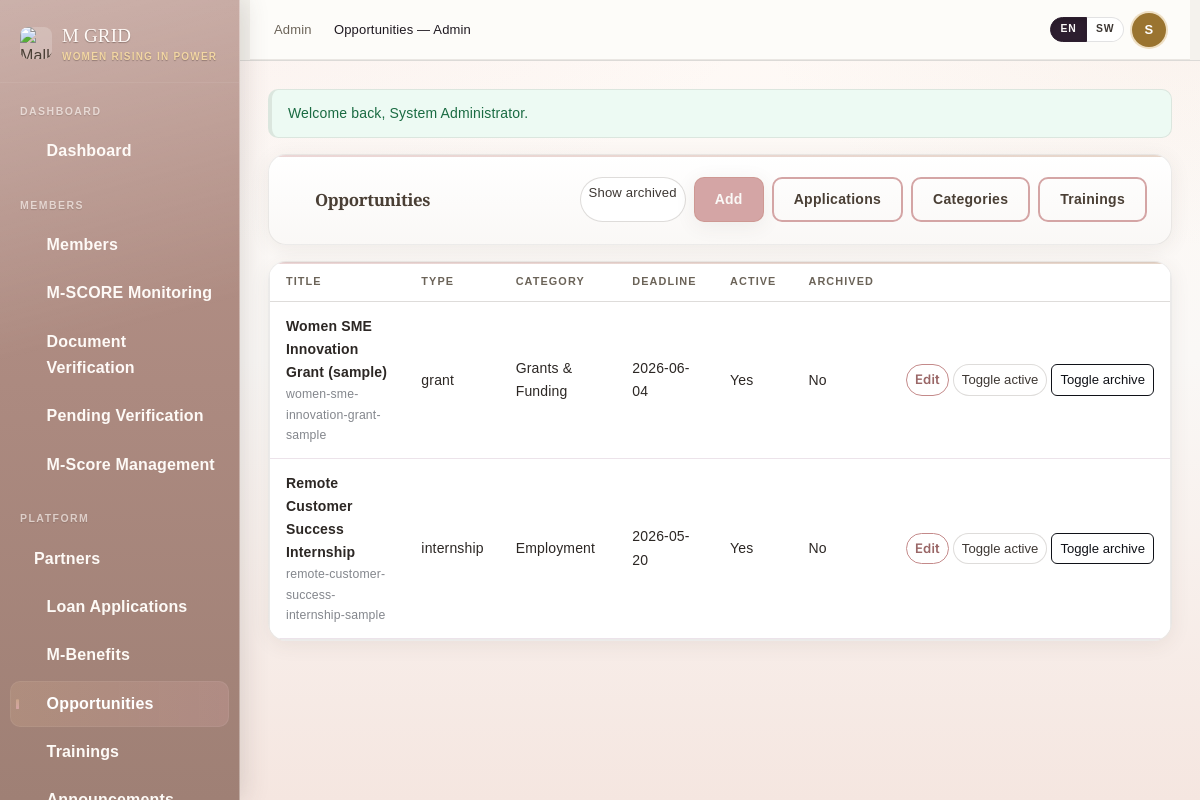
Page /admin/admin_opportunities.php (signed in) on the committed database.
### tables this page shows
CREATE TABLE IF NOT EXISTS opportunities (
  id INT UNSIGNED NOT NULL AUTO_INCREMENT PRIMARY KEY,
  category_id INT UNSIGNED NOT NULL,
  title VARCHAR(220) NOT NULL,
  slug VARCHAR(120) NOT NULL,
  opportunity_type ENUM(
    'grant','job','internship','fellowship','accelerator','tender','webinar','workshop','training_program','other'
  ) NOT NULL DEFAULT 'other',
  provider_name VARCHAR(200) NOT NULL,
  description TEXT NOT NULL,
  requirements TEXT NULL,
  start_date DATE NULL,
  end_date DATE NULL,
  deadline DATE NULL,
  location VARCHAR(240) NULL,
  format ENUM('physical','online','hybrid','unspecified') NOT NULL DEFAULT 'unspecified',
  external_link VARCHAR(500) NULL,
  application_method TEXT NULL,
  apply_internal TINYINT(1) NOT NULL DEFAULT 1,
  is_active TINYINT(1) NOT NULL DEFAULT 1,
  is_archived TINYINT(1) NOT NULL DEFAULT 0,
  created_at DATETIME NOT NULL DEFAULT CURRENT_TIMESTAMP,
  updated_at DATETIME NOT NULL DEFAULT CURRENT_TIMESTAMP ON UPDATE CURRENT_TIMESTAMP,
  UNIQUE KEY uq_opportunities_slug (slug),
  KEY idx_opp_type (opportunity_type),
  KEY idx_opp_deadline (deadline),
  KEY idx_opp_active_arch (is_active, is_archived),
  CONSTRAINT fk_opportunities_category FOREIGN KEY (category_id) REFERENCES opportunity_categories (id)
    ON DELETE RESTRICT ON UPDATE CASCADE
);

CREATE TABLE IF NOT EXISTS opportunity_categories (
  id INT UNSIGNED NOT NULL AUTO_INCREMENT PRIMARY KEY,
  name VARCHAR(160) NOT NULL,
  slug VARCHAR(80) NOT NULL,
  sort_order INT NOT NULL DEFAULT 10,
  is_active TINYINT(1) NOT NULL DEFAULT 1,
  created_at DATETIME NOT NULL DEFAULT CURRENT_TIMESTAMP,
  updated_at DATETIME NOT NULL DEFAULT CURRENT_TIMESTAMP ON UPDATE CURRENT_TIMESTAMP,
  UNIQUE KEY uq_opp_cat_slug (slug),
  KEY idx_opp_cat_active (is_active, sort_order)
);

### includes/functions.php (called while the page is built, shortened)
<?php
function e(?string $value): string
{
    return htmlspecialchars((string) $value, ENT_QUOTES | ENT_SUBSTITUTE, 'UTF-8');
}
function url(string $path): string
{
    $path = ltrim($path, '/');
    if (MGRID_URL === '') {
        return '/' . $path;
    }
    return MGRID_URL . '/' . $path;
}
function flash_get(string $key): ?string
{
    if (!isset($_SESSION['_flash'][$key])) {
        return null;
    }
    $m = (string) $_SESSION['_flash'][$key];
    return $m;
}

### includes/mscore_engine.php (called while the page is built, shortened)
<?php
function mscore_table_exists(PDO $pdo, string $table): bool
{
    $safe = $pdo->quote($table);
    $sql = 'SHOW TABLES LIKE ' . $safe;
    $st = $pdo->query($sql);
    return (bool) ($st ? $st->fetchColumn() : false);
}

### includes/opportunities_helper.php (called while the page is built, shortened)
<?php
function opportunities_module_ready(PDO $pdo): bool
{
    return mscore_table_exists($pdo, 'opportunities');
}

### admin/admin_opportunities.php (the view, shortened to what this page needs)
<?php
$pdo = db();
$ready = opportunities_module_ready($pdo);
$showAll = ($_GET['all'] ?? '') === '1';
$rows = [];
if ($ready) {
    $sql = '
        SELECT o.*, c.name AS category_name
        FROM opportunities o
        INNER JOIN opportunity_categories c ON c.id = o.category_id
    ';
    if (!$showAll) {
        $sql .= ' WHERE o.is_archived = 0';
    }
    $sql .= ' ORDER BY o.updated_at DESC LIMIT 200';
    $rows = $pdo->query($sql)->fetchAll() ?: [];
}
?>
<?php if ($msg = flash_get('success')): ?><div class="mgrid-alert mgrid-alert-success"><?= e($msg) ?></div><?php endif; ?>
<div class="mgrid-card mb-3">
  <div class="mgrid-card-body d-flex flex-wrap justify-content-between gap-2">
    <h1 class="mgrid-card-title mb-0"><i class="ti ti-briefcase"></i> Opportunities</h1>
    <div class="d-flex flex-wrap gap-2">
      <a class="btn btn-outline-secondary btn-sm" href="<?= e(url('admin/admin_opportunities.php?all=' . ($showAll ? '0' : '1'))) ?>"><?= $showAll ? 'Hide archived' : 'Show archived' ?></a>
      <a class="btn-mgrid btn-mgrid-primary btn-sm" href="<?= e(url('admin/add_opportunity.php')) ?>">Add</a>
      <a class="btn-mgrid btn-mgrid-outline btn-sm" href="<?= e(url('admin/admin_applications.php')) ?>">Applications</a>
      <a class="btn-mgrid btn-mgrid-outline btn-sm" href="<?= e(url('admin/manage_opportunity_categories.php')) ?>">Categories</a>
      <a class="btn-mgrid btn-mgrid-outline btn-sm" href="<?= e(url('admin/admin_trainings.php')) ?>">Trainings</a>
    </div>
  </div>
</div>
<?php if (!$ready): ?>
  <div class="mgrid-alert mgrid-alert-danger">Import SQL schema first.</div>
<?php else: ?>
  <div class="mgrid-card">
    <div class="mgrid-card-body p-0">
      <div class="table-responsive">
        <table class="mgrid-table mb-0">
          <thead><tr><th>Title</th><th>Type</th><th>Category</th><th>Deadline</th><th>Active</th><th>Archived</th><th></th></tr></thead>
          <tbody>
            <?php foreach ($rows as $o): ?>
              <tr>
                <td><strong><?= e((string) $o['title']) ?></strong><div class="small text-muted"><?= e((string) $o['slug']) ?></div></td>
                <td><?= e((string) $o['opportunity_type']) ?></td>
                <td><?= e((string) $o['category_name']) ?></td>
                <td><?= e((string) ($o['deadline'] ?? '—')) ?></td>
                <td><?= (int) $o['is_active'] ? 'Yes' : 'No' ?></td>
                <td><?= (int) $o['is_archived'] ? 'Yes' : 'No' ?></td>
                <td class="text-nowrap">
                  <a class="btn btn-sm btn-outline-primary" href="<?= e(url('admin/edit_opportunity.php?id=' . (int) $o['id'])) ?>">Edit</a>
                  <form method="post" class="d-inline">
                    <button class="btn btn-sm btn-outline-secondary" type="submit">Toggle active</button>
                  </form>
                  <form method="post" class="d-inline">
                    <button class="btn btn-sm btn-outline-dark" type="submit">Toggle archive</button>
                  </form>
                </td>
              </tr>
            <?php endforeach; ?>
          </tbody>
        </table>
      </div>
    </div>
  </div>
<?php endif; ?>

### assets/css/mgrid-theme.css (style rules this page uses)
:root { --mgrid-gold-50: #fff7ea; --mgrid-gold-100: #f9e7c5; --mgrid-gold-200: #efd19a; --mgrid-gold-400: #d1a75e; --mgrid-gold-600: #a3793a; --mgrid-gold-800: #6f4f1f; --mgrid-gold-900: #3f2b0d; --mgrid-rose-50: #fff3f7; --mgrid-rose-100: #f8dce7; --mgrid-rose-300: #dd9ab2; --mgrid-rose-500: #bc6a8b; --mgrid-rose-700: #8a3f5d; --mgrid-ink-950: #1e1820; --mgrid-ink-800: #2f2431; --mgrid-ink-700: #443747; --mgrid-ink-500: #6f6272; --mgrid-ink-300: #ab9ead; --mgrid-ink-100: #ece3ea; --mgrid-ink-50: #fbf7fa; --mgrid-surface: #ffffff; --mgrid-surface-alt: #fdf8fb; --mgrid-surface-raised: #ffffff; --mgrid-success-bg: #edfaf3; --mgrid-success-text: #1a6b42; --mgrid-warning-bg: #fef8ec; --mgrid-warning-text: #8a5c00; --mgrid-danger-bg: #fef0ef; --mgrid-danger-text: #9b2525; --mgrid-info-bg: #eff5fe; --mgrid-info-text: #1a4a8c; --mgrid-tier-bronze-bg: #f5e8dc; --mgrid-tier-bronze-text: #7a4020; --mgrid-tier-bronze-ring: #c07845; --mgrid-tier-silver-bg: #efefef; --mgrid-tier-silver-text: #3d3d3d; --mgrid-tier-silver-ring: #8c8c8c; --mgrid-tier-gold-bg: #fbf0cc; --mgrid-tier-gold-text: #6b4e1a; --mgrid-tier-gold-ring: #c9a44e; --mgrid-tier-diamond-bg: #ecf4fa; --mgrid-tier-diamond-text: #1a3d6b; --mgrid-tier-diamond-ring: #4a90c4; --mgrid-tier-pending-bg: #f4f0ec; --mgrid-tier-pending-text: #6b6358; --mgrid-tier-pending-ring: #a89f98; --mgrid-sidebar-width: 240px; --mgrid-sidebar-collapsed: 68px; --mgrid-topbar-height: 60px; --mgrid-content-max: 1280px; --mgrid-radius-sm: 6px; --mgrid-radius-md: 10px; --mgrid-radius-lg: 16px; --mgrid-radius-xl: 24px; --mgrid-shadow-card: 0 1px 3px rgba(46, 31, 44, 0.08), 0 8px 24px rgba(46, 31, 44, 0.06); --mgrid-shadow-elevated: 0 8px 30px rgba(46, 31, 44, 0.14), 0 2px 6px rgba(46, 31, 44, 0.08); }
[data-mgrid-theme="regal-rose"] { --mgrid-gold-50: #fbf5e6; --mgrid-gold-100: #f3e3b4; --mgrid-gold-200: #e8cc80; --mgrid-gold-400: #c9a44e; --mgrid-gold-600: #9a7430; --mgrid-gold-800: #6b4e1a; --mgrid-ink-800: #2c2724; --mgrid-ink-700: #3d3733; --mgrid-ink-500: #6b6358; --mgrid-surface-alt: #fdfaf5; }
body { font-family: "DM Sans", system-ui, sans-serif; font-size: 15px; color: var(--mgrid-ink-950); background: linear-gradient(180deg, #fffafd 0%, var(--mgrid-surface-alt) 60%, #f9f3f8 100%); -webkit-font-smoothing: antialiased; }
h1, h2, h3, h4, h5 { font-weight: 500; line-height: 1.3; }
.mgrid-card, .mgrid-stat-card { background: var(--mgrid-surface-raised); border: 1px solid var(--mgrid-ink-100); border-radius: var(--mgrid-radius-lg); box-shadow: var(--mgrid-shadow-card); }
.mgrid-card { position: relative; overflow: hidden; }
.mgrid-card::before { content: ""; position: absolute; inset: 0 0 auto 0; height: 3px; background: linear-gradient(90deg, var(--mgrid-rose-500), var(--mgrid-gold-400)); opacity: .55; }
.mgrid-card-body { padding: 20px 24px; }
.btn-mgrid { display: inline-flex; align-items: center; gap: 7px; padding: 9px 20px; border-radius: var(--mgrid-radius-md); font-size: 14px; font-weight: 500; text-decoration: none; border: none; transition: .15s; }
.btn-mgrid-primary { background: linear-gradient(135deg, var(--mgrid-rose-500), var(--mgrid-gold-400)); color: #fff; box-shadow: 0 8px 20px rgba(188,106,139,.28); }
.btn-mgrid-outline { border: 1px solid var(--mgrid-ink-100); color: var(--mgrid-ink-800); background: transparent; }
.mgrid-alert { display: flex; align-items: flex-start; gap: 10px; padding: 12px 16px; border-radius: var(--mgrid-radius-md); font-size: 14px; margin-bottom: 16px; border-left: 3px solid; }
.mgrid-alert-success { background: var(--mgrid-success-bg); color: var(--mgrid-success-text); border-color: var(--mgrid-success-text); }

### assets/css/mgrid-dashboard.css (style rules this page uses)
.mgrid-card-title i { color: var(--mgrid-rose-500); }
.mgrid-table { width: 100%; border-collapse: collapse; font-size: 14px; }
.mgrid-table thead tr { border-bottom: 1.5px solid var(--mgrid-ink-100); }
.mgrid-table th { padding: 10px 16px; font-size: 11.5px; letter-spacing: .06em; text-transform: uppercase; color: var(--mgrid-ink-300); text-align: left; }
.mgrid-table td { padding: 13px 16px; color: var(--mgrid-ink-800); }
.mgrid-table tbody tr { border-bottom: 1px solid var(--mgrid-ink-100); animation: mgridRowReveal .32s ease both; }
.mgrid-table tbody tr:nth-child(1) { animation-delay: .03s; }
.mgrid-table tbody tr:nth-child(2) { animation-delay: .06s; }

### rows in the picture
opportunities: title "Women SME Innovation Grant (sample)", slug "women-sme-innovation-grant-sample", opportunity_type "grant", category.name "Grants & Funding", deadline "2026-06-04", is_active "Yes", is_archived "No"
opportunities: title "Remote Customer Success Internship", slug "remote-customer-success-internship-sample", opportunity_type "internship", category.name "Employment", deadline "2026-05-20", is_active "Yes", is_archived "No"

### other values in the picture
$mgrid_page_title "Opportunities — Admin"
substr($u['full_name'], 0, 1) "S"
$msg "Welcome back, System Administrator."
